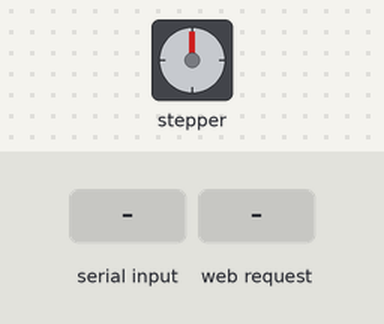
A sketch run on a simulated ESP32. On the bench: stepper motor. Wiring (inferred from the names in the program): stepper motor (2048 steps per turn assumed): coils GPIO 16, GPIO 17, GPIO 18, GPIO 19. The test bench sets the inputs (shaded band). What the sketch prints to the serial monitor is not drawn.

Above: at 1.5 s.
1.6 s: "m 128\n" received over Serial
At 1.77 s:
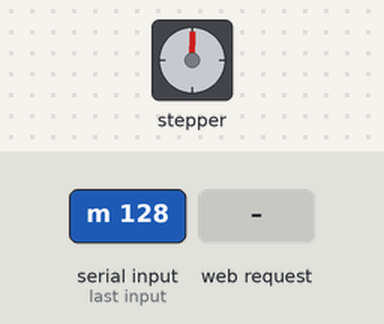
3.1 s: HTTP request GET /move?steps=120 received
At 3.7 s:
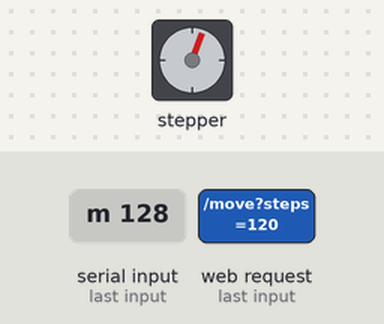
Timing chart, 0 to 6.1 s (numbered marks = the images above; inputs shaded):
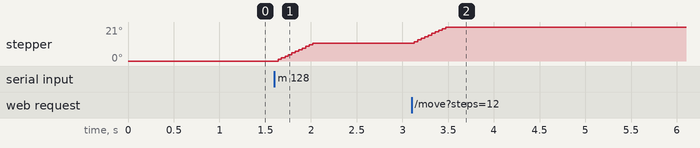

Measured:
- after the input at 1.6 s, stepper: turns 11° clockwise in 0.38 s, starting at once
- after the input at 3.1 s, stepper: turns 10° clockwise in 0.34 s, starting at once

The sketch:

dial_controller.ino
```cpp
// Thermostat dial controller: 28BYJ-48 + ULN2003 driven from a phone page.
// A 20 mm friction wheel turns the thermostat's existing dial.
//
// Board: ESP32 Dev Module (esp32:esp32:esp32). Upload at 115200 baud:
//   arduino-cli upload -p <serial-port> --fqbn esp32:esp32:esp32
//     --upload-property upload.speed=115200 firmware/dial_controller
// Wiring:
//   ULN2003 IN1..IN4 -> GPIO 16, 17, 18, 19
//   ULN2003 + and -  -> 5 V supply (WAGO), not the ESP32 3V3 pin
//   ESP32 GND and ULN2003 - share ground; ESP32 5V/VIN from the same 5 V
// Control: http://<DEVICE_HOSTNAME>.local (or the IP printed on serial at boot).
// Serial (115200): "m 128" moves +128 half-steps, "s" stops, "z" zeroes.
//
// Safety: each command is capped at kMaxPerCommand half-steps; zero is set
// with the dial at its LOWEST end stop; moves stay at or below kRangeMax
// (no lower limit: the bottom stop is harmless, the friction wheel slips).
// The position is a step count, not a measured dial angle: if the wheel
// slips, it drifts. Not a guarantee: supervise every move.
// The coils are switched off after every move so the motor and driver stay
// cool.
// 4096 half-steps = 1 motor turn; the 20 mm wheel on the 40.64 mm dial turns
// the dial about half as far (128 half-steps ~ 5.5 deg of dial).

#include <Arduino.h>
#include <ArduinoOTA.h>
#include <ESPmDNS.h>
#include <WebServer.h>
#include <WiFi.h>

// Wi-Fi and device settings live in config.h (git-ignored).
// Copy config.example.h to config.h and fill it in.
#if __has_include("config.h")
#include "config.h"
#define HAS_WIFI_SECRETS 1
#else
#define HAS_WIFI_SECRETS 0
#endif

#ifndef DEVICE_HOSTNAME
#define DEVICE_HOSTNAME "esp32-dial"
#endif

constexpr int kMotorPins[] = {16, 17, 18, 19};
constexpr uint8_t kHalfSteps[8][4] = {
    {1, 0, 0, 0}, {1, 1, 0, 0}, {0, 1, 0, 0}, {0, 1, 1, 0},
    {0, 0, 1, 0}, {0, 0, 1, 1}, {0, 0, 0, 1}, {1, 0, 0, 1},
};
constexpr long kMaxPerCommand = 600;   // ~26 deg of dial
constexpr long kRangeMax = 4600;       // ~199 deg: range-finding. Printed scale spans ~180 deg. Zero = dial at its LOWEST stop.
constexpr long kFineAbove = 4600;      // no fine-step zone: at the top stop the friction wheel just slips
constexpr int kSpeedChoices[] = {150, 300, 500};  // half-steps per second
constexpr float kDialDegPerHalfStep = 360.0f / 4096.0f * (20.0f / 40.64f);
const char *kMdnsName = DEVICE_HOSTNAME;

WebServer server(80);
int phase = 0;
long position = 0;      // half-steps from the zero point
long remaining = 0;     // signed half-steps still to move
int speedHz = 300;
bool reversed = false;  // flips which way the motor turns for "+"
uint32_t lastStepUs = 0;
uint32_t movesDone = 0;
String lastMessage = "ready";

void coilsOff() {
  for (int pin : kMotorPins) digitalWrite(pin, LOW);
}

void applyPhase() {
  for (int i = 0; i < 4; ++i) digitalWrite(kMotorPins[i], kHalfSteps[phase][i]);
}

String requestMove(long steps) {
  if (remaining != 0) return "busy: press stop or wait";
  if (steps == 0) return "nothing to do";
  if (labs(steps) > kMaxPerCommand) steps = steps > 0 ? kMaxPerCommand : -kMaxPerCommand;
  long target = position + steps;
  if (target > kFineAbove && labs(steps) > 32) {
    return "refused: above " + String(kFineAbove) + " use +32 / -32 only (creeping toward the top stop)";
  }
  if (target > kRangeMax) {
    return "refused: above the " + String(kRangeMax * kDialDegPerHalfStep, 0) +
           " deg limit from the lowest stop";
  }
  remaining = steps;
  lastStepUs = micros();
  applyPhase();
  return "moving " + String(steps) + " half-steps (~" +
         String(steps * kDialDegPerHalfStep, 1) + " deg of dial)";
}

void stepTask() {
  if (remaining == 0) return;
  uint32_t interval = 1000000UL / speedHz;
  if (micros() - lastStepUs < interval) return;
  lastStepUs += interval;
  int dir = remaining > 0 ? 1 : -1;
  phase = (phase + (reversed ? -dir : dir) + 8) % 8;
  applyPhase();
  position += dir;
  remaining -= dir;
  if (remaining == 0) {
    delay(20);  // let the last step settle before releasing
    coilsOff();
    movesDone++;
    lastMessage = "done at " + String(position) + " half-steps";
  }
}

void stopNow() {
  remaining = 0;
  coilsOff();
  lastMessage = "stopped at " + String(position) + " half-steps";
}

String statusJson() {
  return String("{\"position\":") + position + ",\"remaining\":" + remaining +
         ",\"speed_hz\":" + speedHz + ",\"dial_deg\":" +
         String(position * kDialDegPerHalfStep, 1) + ",\"moves\":" + movesDone + ",\"rssi\":" + WiFi.RSSI() +
         ",\"range_max\":" + kRangeMax + ",\"reversed\":" + (reversed ? "true" : "false") + ",\"message\":\"" + lastMessage + "\"}";
}

const char kPage[] PROGMEM = R"HTML(<!doctype html><html><head>
<meta charset="utf-8">
<meta name="viewport" content="width=device-width,initial-scale=1">
<title>Dial motor test</title>
<style>
body{font-family:system-ui,sans-serif;margin:16px;background:#f3f5f2;color:#1d2421}
h1{font-size:22px;margin:0 0 6px}p{margin:4px 0;color:#5d6963}
.row{display:grid;grid-template-columns:repeat(3,1fr);gap:8px;margin:12px 0}
button{font-size:18px;padding:14px 6px;border-radius:10px;border:1px solid #b9c2bc;background:#fff}
button.stop{background:#d0392f;color:#fff;border:0;grid-column:1/-1;font-size:20px}
.status{background:#fff;border:1px solid #d5ddd8;border-radius:10px;padding:12px;font-variant-numeric:tabular-nums}
.big{font-size:28px;font-weight:700;color:#1d2421}
select{font-size:16px;padding:8px;border-radius:8px}
</style></head><body>
<h1>Dial motor test</h1>
<p>Each press moves the wheel a capped amount, then switches the motor off.
The dial turns the opposite way to the wheel. Hold the frame by its sides, not the motor plate.</p>
<div class="status"><div class="big" id="deg">0.0&deg;</div>
<div id="pos">position 0 half-steps</div><div id="msg">ready</div></div>
<div class="row">
<button onclick="mv(-512)">&minus; 512</button><button onclick="mv(-128)">&minus; 128</button><button onclick="mv(-32)">&minus; 32</button>
<button onclick="mv(32)">+ 32</button><button onclick="mv(128)">+ 128</button><button onclick="mv(512)">+ 512</button>
<button class="stop" onclick="go('/stop')">STOP</button>
</div>
<p>Speed: <select id="spd" onchange="go('/speed?hz='+this.value)">
<option value="150">150 half-steps/s (strongest)</option>
<option value="300" selected>300 half-steps/s</option>
<option value="500">500 half-steps/s</option></select></p>
<p><b>Before the first move:</b> turn the dial by hand all the way <b>down</b> until it stops, then:</p>
<p><button onclick="go('/zero')">Set zero here (dial at lowest stop)</button></p>
<p>First tap + 32. If the dial tried to go <b>down</b> instead of up, tap: <button onclick="go('/reverse')">Reverse</button></p>
<p>&plusmn;32 &asymp; 1.4&deg; of dial &middot; &plusmn;128 &asymp; 5.5&deg; &middot; &plusmn;512 &asymp; 22&deg;</p>
<script>
async function go(u){try{const r=await fetch(u);show(await r.json())}catch(e){document.getElementById('msg').textContent='no reply: check WiFi'}}
function mv(n){go('/move?steps='+n)}
function show(s){document.getElementById('deg').textContent=s.dial_deg.toFixed(1)+'° of dial';
document.getElementById('pos').textContent='position '+s.position+' half-steps'+(s.remaining?' · moving':'');
document.getElementById('msg').textContent=s.message;document.getElementById('spd').value=s.speed_hz}
setInterval(()=>{if(!document.hidden)go('/status')},1500);go('/status');
</script></body></html>)HTML";

void sendStatus() { server.send(200, "application/json", statusJson()); }

void setupServer() {
  server.on("/", [] { server.send_P(200, "text/html; charset=utf-8", kPage); });
  server.on("/status", sendStatus);
  server.on("/move", [] {
    lastMessage = requestMove(server.arg("steps").toInt());
    sendStatus();
  });
  server.on("/stop", [] { stopNow(); sendStatus(); });
  server.on("/zero", [] {
    if (remaining == 0) { position = 0; lastMessage = "zero set here"; }
    else lastMessage = "busy: stop first";
    sendStatus();
  });
  server.on("/reverse", [] {
    if (remaining == 0) { reversed = !reversed; lastMessage = reversed ? "direction reversed" : "direction normal"; }
    else lastMessage = "busy: stop first";
    sendStatus();
  });
  server.on("/speed", [] {
    int hz = server.arg("hz").toInt();
    bool ok = false;
    for (int choice : kSpeedChoices) ok = ok || hz == choice;
    if (ok) { speedHz = hz; lastMessage = "speed " + String(hz) + " half-steps/s"; }
    else lastMessage = "unknown speed";
    sendStatus();
  });
  server.begin();
}

void connectWifi() {
#if HAS_WIFI_SECRETS
  WiFi.mode(WIFI_STA);
  WiFi.setSleep(false);  // modem sleep caused 300-500 ms pings and 66% loss
  WiFi.begin(WIFI_STA_SSID, WIFI_STA_PASSWORD);
  Serial.print("Connecting to WiFi");
  for (int i = 0; i < 40 && WiFi.status() != WL_CONNECTED; ++i) {
    delay(500);
    Serial.print(".");
  }
  Serial.println();
  if (WiFi.status() == WL_CONNECTED) {
    Serial.print("WiFi connected. IP: ");
    Serial.println(WiFi.localIP());
    Serial.printf("mDNS: http://%s.local\n", kMdnsName);
  } else {
    Serial.println("WiFi not connected yet; retrying every 10 s.");
  }
#else
  Serial.println("No config.h: serial control only.");
#endif
}

void handleSerial() {
  if (!Serial.available()) return;
  String line = Serial.readStringUntil('\n');
  line.trim();
  if (line.startsWith("m ")) lastMessage = requestMove(line.substring(2).toInt());
  else if (line == "s") stopNow();
  else if (line == "z" && remaining == 0) { position = 0; lastMessage = "zero set here"; }
  else lastMessage = "commands: m <half-steps>, s, z";
  Serial.println(statusJson());
}

void setup() {
  Serial.begin(115200);
  for (int pin : kMotorPins) pinMode(pin, OUTPUT);
  coilsOff();
  delay(300);
  Serial.println("DialMotorTest: ULN2003 on GPIO 16/17/18/19, coils off when idle");
  connectWifi();
  setupServer();
  // Over-the-air updates: arduino-cli upload -p <board-ip> ...
  ArduinoOTA.setHostname(kMdnsName);
#ifdef OTA_PASSWORD
  ArduinoOTA.setPassword(OTA_PASSWORD);
#endif
  ArduinoOTA.onStart([] { stopNow(); });
  ArduinoOTA.begin();
}

// Keep retrying WiFi: a failed connect at boot used to leave the board
// offline until reset (seen 2026-10-11).
void keepWifi() {
#if HAS_WIFI_SECRETS
  static uint32_t lastTry = 0;
  static bool mdnsStarted = false;
  if (WiFi.status() == WL_CONNECTED) {
    if (!mdnsStarted && MDNS.begin(kMdnsName)) {
      MDNS.addService("http", "tcp", 80);
      mdnsStarted = true;
      Serial.print("WiFi (re)connected. IP: ");
      Serial.println(WiFi.localIP());
    }
    return;
  }
  if (millis() - lastTry > 10000) {
    lastTry = millis();
    WiFi.disconnect();
    WiFi.begin(WIFI_STA_SSID, WIFI_STA_PASSWORD);
  }
#endif
}

void loop() {
  keepWifi();
  ArduinoOTA.handle();
  stepTask();
  server.handleClient();
  handleSerial();
}
```

config.example.h
```cpp
#pragma once

// Copy this file to config.h (git-ignored) and fill in your details.
// Without config.h the firmware still runs, with serial control only
// (USB, 115200 baud).

// Wi-Fi network the ESP32 joins (2.4 GHz).
#define WIFI_STA_SSID "your-wifi-name"
#define WIFI_STA_PASSWORD "your-wifi-password"

// mDNS name: the page is served at http://<DEVICE_HOSTNAME>.local
#define DEVICE_HOSTNAME "esp32-dial"

// Optional: require a password for over-the-air (OTA) updates.
// Leave commented out to allow OTA without a password on your LAN.
// #define OTA_PASSWORD "choose-a-password"
```
